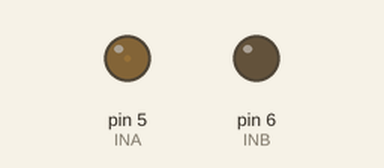
A program run on a simulated Arduino Uno, built with avr-gcc and run on an emulated ATmega328P. Parts: output pins drawn as LEDs (lit = HIGH).

Above: at 0.05 s.
At 2.1 s:
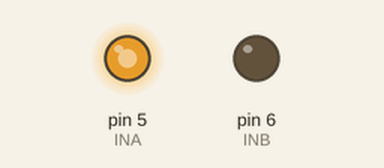
At 4.2 s:
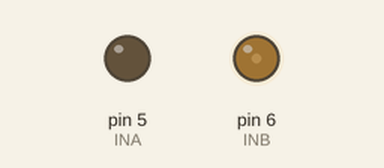
At 8.0 s:
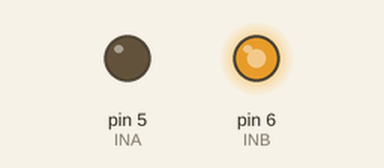
Timing chart, 0 to 10.4 s (numbered marks = the images above):
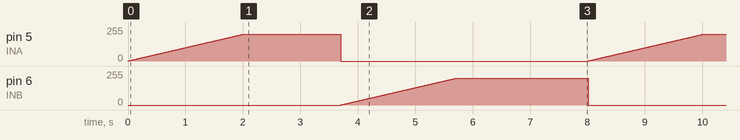

Measured:
- by itself, pin 5 (INA), pin 6 (INB): ramps from 0/255 to 200/255 and jumps back, once every 8.0 s

The program:

main.cpp
```cpp
#include <Arduino.h>

#define INA 5
#define INB 6

void stopmotor() {
  analogWrite(INA, 0);
  analogWrite(INB, 0);

}

void breakmotor() {
  analogWrite(INA, 0);
  analogWrite(INB, 0);

}

void setMotor(int speed) {
 speed = constrain(speed, -255, 255);
 if (speed > 0) {
   analogWrite(INA, speed);
   analogWrite(INB, 0);
 } else if (speed < 0) {
   analogWrite(INA, 0);
   analogWrite(INB, -speed);
 } else {
    stopmotor();
 }
}
void rampTo(int target, int stepDelay= 10) {
  int cur = 0;
  int step = (target > cur) ? 1 : -1;
  while (cur != target) {
    cur += step;
    setMotor(cur);
    delay(stepDelay);
  }
}
void setup() {
  pinMode(INA, OUTPUT);
  pinMode(INB, OUTPUT);
  stopmotor();
}

void loop() {
  rampTo(200);
  delay(1500);
  rampTo(0);
  delay(200);
  rampTo(-200);
  delay(1500);
  rampTo(0);
  delay(800);
}
```
